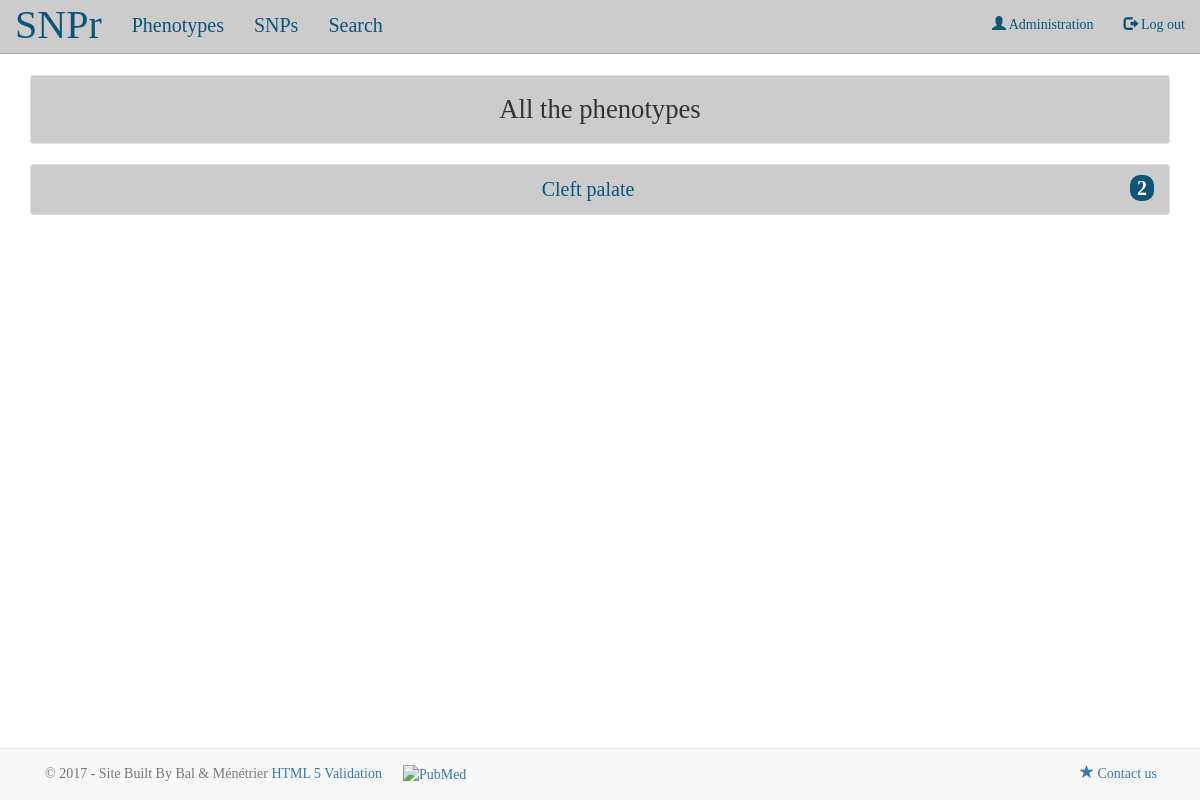
Page /phenotypes/ (signed in) on the earlier database version.
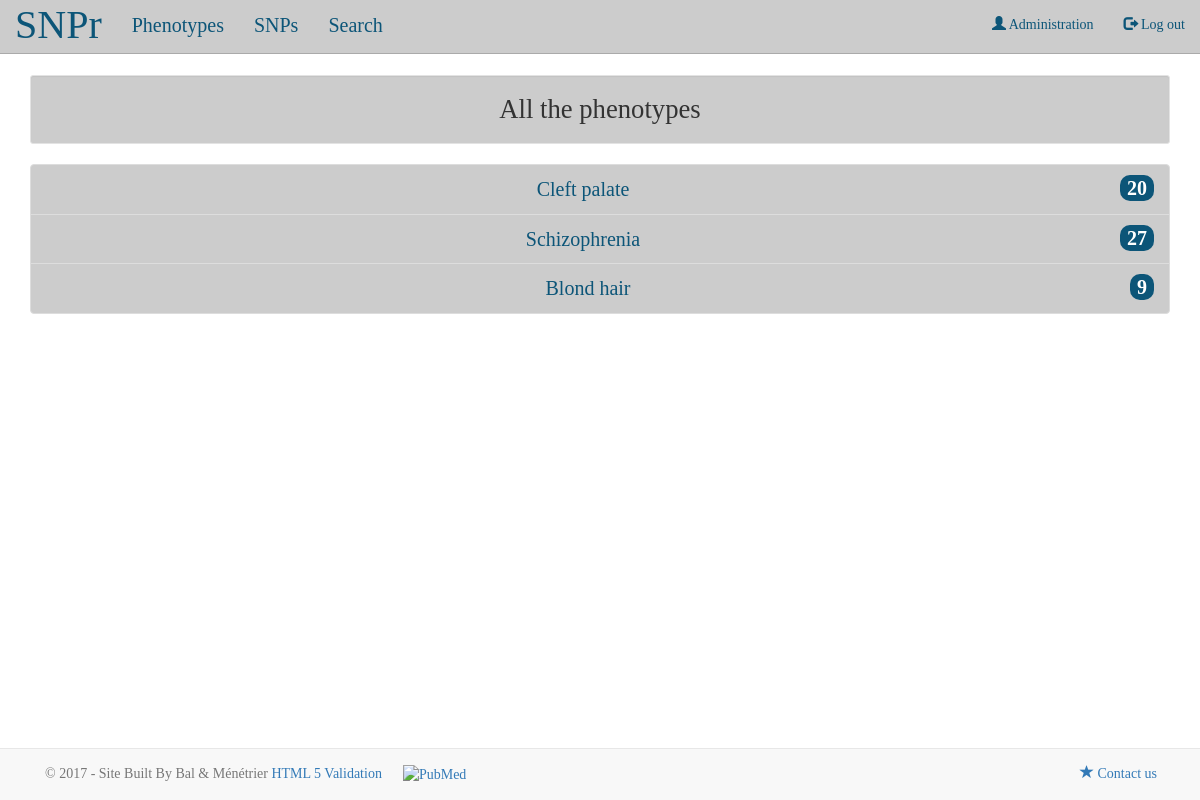
Same page on the later database version.
### snpref/models.py (models this page shows, shortened)
class Phenotype(models.Model):
    trait = models.CharField(max_length = 100)

### snpref/views.py (the view)
def phenotype_list(request):
    if not request.user.is_authenticated:
        return redirect_to_connexion()
    phenotypes = Phenotype.objects.all()
    for phenotype in phenotypes:
        phenotype.snp_number = len(SNPRefPhen.objects.filter(phenotype = phenotype))
    return render(request, 'snpref/phenotype_list.html',
    {'phenotypes': phenotypes})

### snpref/templates/snpref/phenotype_list.html
{% extends 'snpref/base.html' %}
{% block content %}
<div class="well well-sm">
  <h4>All the phenotypes</h4>
</div>
<div class = "list-group">
  {% for phenotype in phenotypes %}
  {% if phenotype.snp_number <= 0 %}
  <a class="list-group-item list-group-item-action disabled" href="#">
  {% else %}
  <a class="list-group-item list-group-item-action"
  href="{% url 'snpref:phenotype_detail' pk=phenotype.pk%}"
  data-toggle="tooltip" title="SNPs related to">
  {% endif%}
    {{phenotype.trait}}
    <span class="badge badge-default badge-pill">
      {{phenotype.snp_number}}
    </span>
  </a>
{% endfor %}
</div>
{% endblock content %}

### snpref/templates/snpref/base.html (shortened to what this page needs)
<!DOCTYPE html>
{% load staticfiles %}
<html lang="en">
  <head>
    <link rel="stylesheet"
    href="https://maxcdn.bootstrapcdn.com/bootstrap/3.3.7/css/bootstrap.min.css">
    <link rel="stylesheet" href="{% static 'css/snpref.css' %}">
  </head>
  <body>
    <nav class="navbar navbar-inverse navbar-fixed-top">
      <div class="container-fluid">
        <div class="navbar-header">
          <a class="navbar-brand" href="{% url 'snpref:phenotype_list'%}"
          data-toggle="tooltip" title="Home">SNPr</a>
        </div>
        <div class="collapse navbar-collapse" id="myNavbar">
          <ul class="nav navbar-nav">
            <li>
              <a href="{% url 'snpref:phenotype_list'%}" data-toggle="tooltip"
              title="List of all phenotypes">
                <span class = "toolbar toolbar-left" >
                  Phenotypes
                </span>
              </a>
            </li>
            <li>
              <a href="{% url 'snpref:snp_list'%}" data-toggle="tooltip"
              title="List of all SNPs">
                <span class = "toolbar toolbar-left" >
                  SNPs
                </span>
              </a>
            </li>
            <li>
              <a href="{% url 'snpref:search'%}" data-toggle="tooltip"
              title="Search through SNPs">
                <span class = "toolbar toolbar-left" >
                  Search
                </span>
              </a>
            </li>
          </ul>
          <ul class="nav navbar-nav navbar-right">
            <li>
              <a href="/admin" data-toggle="tooltip"
              title="Reserved for administrators">
                <span class = "toolbar" >
                  <span class="glyphicon glyphicon-user">
                  </span>
                  Administration
                </span>
              </a>
            </li>
            <li>
              <a href="{% url 'authuser:disconnection'%}" data-toggle="tooltip"
              title="Disconnection">
              <span class = "toolbar" >
                <span class="glyphicon glyphicon-log-out">
                </span>
                Log out
              </span>
            </a>
            </li>
            </ul>
        </div>
        </div>
      </nav>
      <div class="container"
      style="margin-top: 75px; padding-bottom:50px;">
        {% block content %}
        {% endblock %}
      </div>
      <div class="navbar navbar-default navbar-fixed-bottom">
        <div class="container">
          <p class="navbar-text pull-left">
            © 2017 - Site Built By Bal & Ménétrier
             <a href="https://validator.w3.org/" target="_blank" >
               HTML 5 Validation
             </a>
             <a href="https://www.ncbi.nlm.nih.gov/pubmed/"
             data-toggle="tooltip"
             title="Go to PubMed">
               <img
               src="https://upload.wikimedia.org/wikipedia/commons/thumb/f/fb/US-NLM-PubMed-Logo.svg/1200px-US-NLM-PubMed-Logo.svg.png"
               title="Home of PubMed" alt="PubMed"
               style="width:60px;height:21px;">
             </a>
          </p>
          <a href="mailto:zacharie.menetrier@gmail.com?Subject=About%20SNPr"
          target="_top" class="navbar-btn btn pull-right">
          <span class="glyphicon glyphicon-star"></span>  Contact us</a>
        </div>
      </div>
    </body>
</html>

### snpref/static/css/snpref.css (style rules this page uses)
body { font-family: 'Ubuntu Condensed'; }
h4 { font-size : 20pt; text-align: center; }
.navbar-inverse { background-color: #CCCCCC; border-color: #AAAAAA; }
.list-group .list-group-item { text-align: center; color: #0c5578; font-size: 15pt; background-color: #CCCCCC; }
.navbar-inverse .navbar-header .navbar-brand { color: #0c5578; font-size: 30pt; }
.toolbar { color: #0c5578; }
.toolbar-left { font-size: 15pt; }
.badge { font-size: 15pt; background-color: #0c5578; }
.well { background-color: #CCCCCC; }

Differences in the rows shown:
computed for Phenotype "Cleft palate": snp_number "2" → "20"
added Phenotype: trait "Schizophrenia", snp_number "27"
added Phenotype: trait "Blond hair", snp_number "9"
